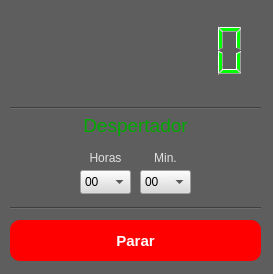
<?xml version="1.0" encoding="UTF-8"?>
<ui version="4.0">
 <class>Form</class>
 <widget class="QWidget" name="Form">
  <property name="geometry">
   <rect>
    <x>0</x>
    <y>0</y>
    <width>273</width>
    <height>274</height>
   </rect>
  </property>
  <property name="windowTitle">
   <string>Relógio - Despertador</string>
  </property>
  <property name="windowIcon">
   <iconset>
    <normaloff>clock.png</normaloff>clock.png</iconset>
  </property>
  <property name="styleSheet">
   <string notr="true">background-color: rgb(94, 94, 94);</string>
  </property>
  <widget class="QLCDNumber" name="lcdNumber">
   <property name="geometry">
    <rect>
     <x>20</x>
     <y>10</y>
     <width>231</width>
     <height>81</height>
    </rect>
   </property>
   <property name="font">
    <font>
     <pointsize>14</pointsize>
    </font>
   </property>
   <property name="styleSheet">
    <string notr="true">color: rgb(0, 255, 0);
</string>
   </property>
   <property name="frameShape">
    <enum>QFrame::NoFrame</enum>
   </property>
   <property name="digitCount">
    <number>8</number>
   </property>
   <property name="segmentStyle">
    <enum>QLCDNumber::Filled</enum>
   </property>
  </widget>
  <widget class="QComboBox" name="cb_horas">
   <property name="geometry">
    <rect>
     <x>80</x>
     <y>170</y>
     <width>51</width>
     <height>24</height>
    </rect>
   </property>
   <property name="styleSheet">
    <string notr="true">background-color: rgb(218, 218, 218);</string>
   </property>
   <item>
    <property name="text">
     <string>00</string>
    </property>
   </item>
   <item>
    <property name="text">
     <string>01</string>
    </property>
   </item>
   <item>
    <property name="text">
     <string>02</string>
    </property>
   </item>
   <item>
    <property name="text">
     <string>03</string>
    </property>
   </item>
   <item>
    <property name="text">
     <string>04</string>
    </property>
   </item>
   <item>
    <property name="text">
     <string>05</string>
    </property>
   </item>
   <item>
    <property name="text">
     <string>06</string>
    </property>
   </item>
   <item>
    <property name="text">
     <string>07</string>
    </property>
   </item>
   <item>
    <property name="text">
     <string>08</string>
    </property>
   </item>
   <item>
    <property name="text">
     <string>09</string>
    </property>
   </item>
   <item>
    <property name="text">
     <string>10</string>
    </property>
   </item>
   <item>
    <property name="text">
     <string>11</string>
    </property>
   </item>
   <item>
    <property name="text">
     <string>12</string>
    </property>
   </item>
   <item>
    <property name="text">
     <string>13</string>
    </property>
   </item>
   <item>
    <property name="text">
     <string>14</string>
    </property>
   </item>
   <item>
    <property name="text">
     <string>15</string>
    </property>
   </item>
   <item>
    <property name="text">
     <string>16</string>
    </property>
   </item>
   <item>
    <property name="text">
     <string>17</string>
    </property>
   </item>
   <item>
    <property name="text">
     <string>18</string>
    </property>
   </item>
   <item>
    <property name="text">
     <string>19</string>
    </property>
   </item>
   <item>
    <property name="text">
     <string>20</string>
    </property>
   </item>
   <item>
    <property name="text">
     <string>21</string>
    </property>
   </item>
   <item>
    <property name="text">
     <string>22</string>
    </property>
   </item>
   <item>
    <property name="text">
     <string>23</string>
    </property>
   </item>
  </widget>
  <widget class="QComboBox" name="cb_minutos">
   <property name="geometry">
    <rect>
     <x>140</x>
     <y>170</y>
     <width>51</width>
     <height>24</height>
    </rect>
   </property>
   <property name="styleSheet">
    <string notr="true">background-color: rgb(218, 218, 218);</string>
   </property>
   <item>
    <property name="text">
     <string>00</string>
    </property>
   </item>
   <item>
    <property name="text">
     <string>01</string>
    </property>
   </item>
   <item>
    <property name="text">
     <string>02</string>
    </property>
   </item>
   <item>
    <property name="text">
     <string>03</string>
    </property>
   </item>
   <item>
    <property name="text">
     <string>04</string>
    </property>
   </item>
   <item>
    <property name="text">
     <string>05</string>
    </property>
   </item>
   <item>
    <property name="text">
     <string>06</string>
    </property>
   </item>
   <item>
    <property name="text">
     <string>07</string>
    </property>
   </item>
   <item>
    <property name="text">
     <string>08</string>
    </property>
   </item>
   <item>
    <property name="text">
     <string>09</string>
    </property>
   </item>
   <item>
    <property name="text">
     <string>10</string>
    </property>
   </item>
   <item>
    <property name="text">
     <string>11</string>
    </property>
   </item>
   <item>
    <property name="text">
     <string>12</string>
    </property>
   </item>
   <item>
    <property name="text">
     <string>13</string>
    </property>
   </item>
   <item>
    <property name="text">
     <string>14</string>
    </property>
   </item>
   <item>
    <property name="text">
     <string>15</string>
    </property>
   </item>
   <item>
    <property name="text">
     <string>16</string>
    </property>
   </item>
   <item>
    <property name="text">
     <string>17</string>
    </property>
   </item>
   <item>
    <property name="text">
     <string>18</string>
    </property>
   </item>
   <item>
    <property name="text">
     <string>19</string>
    </property>
   </item>
   <item>
    <property name="text">
     <string>20</string>
    </property>
   </item>
   <item>
    <property name="text">
     <string>21</string>
    </property>
   </item>
   <item>
    <property name="text">
     <string>22</string>
    </property>
   </item>
   <item>
    <property name="text">
     <string>23</string>
    </property>
   </item>
   <item>
    <property name="text">
     <string>24</string>
    </property>
   </item>
   <item>
    <property name="text">
     <string>25</string>
    </property>
   </item>
   <item>
    <property name="text">
     <string>26</string>
    </property>
   </item>
   <item>
    <property name="text">
     <string>27</string>
    </property>
   </item>
   <item>
    <property name="text">
     <string>28</string>
    </property>
   </item>
   <item>
    <property name="text">
     <string>29</string>
    </property>
   </item>
   <item>
    <property name="text">
     <string>30</string>
    </property>
   </item>
   <item>
    <property name="text">
     <string>31</string>
    </property>
   </item>
   <item>
    <property name="text">
     <string>32</string>
    </property>
   </item>
   <item>
    <property name="text">
     <string>33</string>
    </property>
   </item>
   <item>
    <property name="text">
     <string>34</string>
    </property>
   </item>
   <item>
    <property name="text">
     <string>35</string>
    </property>
   </item>
   <item>
    <property name="text">
     <string>36</string>
    </property>
   </item>
   <item>
    <property name="text">
     <string>37</string>
    </property>
   </item>
   <item>
    <property name="text">
     <string>38</string>
    </property>
   </item>
   <item>
    <property name="text">
     <string>39</string>
    </property>
   </item>
   <item>
    <property name="text">
     <string>40</string>
    </property>
   </item>
   <item>
    <property name="text">
     <string>41</string>
    </property>
   </item>
   <item>
    <property name="text">
     <string>42</string>
    </property>
   </item>
   <item>
    <property name="text">
     <string>43</string>
    </property>
   </item>
   <item>
    <property name="text">
     <string>44</string>
    </property>
   </item>
   <item>
    <property name="text">
     <string>45</string>
    </property>
   </item>
   <item>
    <property name="text">
     <string>46</string>
    </property>
   </item>
   <item>
    <property name="text">
     <string>47</string>
    </property>
   </item>
   <item>
    <property name="text">
     <string>48</string>
    </property>
   </item>
   <item>
    <property name="text">
     <string>49</string>
    </property>
   </item>
   <item>
    <property name="text">
     <string>50</string>
    </property>
   </item>
   <item>
    <property name="text">
     <string>51</string>
    </property>
   </item>
   <item>
    <property name="text">
     <string>52</string>
    </property>
   </item>
   <item>
    <property name="text">
     <string>53</string>
    </property>
   </item>
   <item>
    <property name="text">
     <string>54</string>
    </property>
   </item>
   <item>
    <property name="text">
     <string>55</string>
    </property>
   </item>
   <item>
    <property name="text">
     <string>56</string>
    </property>
   </item>
   <item>
    <property name="text">
     <string>57</string>
    </property>
   </item>
   <item>
    <property name="text">
     <string>58</string>
    </property>
   </item>
   <item>
    <property name="text">
     <string>59</string>
    </property>
   </item>
  </widget>
  <widget class="QLabel" name="label">
   <property name="geometry">
    <rect>
     <x>10</x>
     <y>110</y>
     <width>251</width>
     <height>31</height>
    </rect>
   </property>
   <property name="font">
    <font>
     <pointsize>14</pointsize>
    </font>
   </property>
   <property name="styleSheet">
    <string notr="true">QLabel{
	color: rgb(0, 170, 0);
}</string>
   </property>
   <property name="text">
    <string>Despertador</string>
   </property>
   <property name="alignment">
    <set>Qt::AlignCenter</set>
   </property>
  </widget>
  <widget class="QLabel" name="label_2">
   <property name="geometry">
    <rect>
     <x>80</x>
     <y>150</y>
     <width>51</width>
     <height>16</height>
    </rect>
   </property>
   <property name="styleSheet">
    <string notr="true">color: rgb(225, 225, 225);</string>
   </property>
   <property name="text">
    <string>Horas</string>
   </property>
   <property name="alignment">
    <set>Qt::AlignCenter</set>
   </property>
  </widget>
  <widget class="QLabel" name="label_3">
   <property name="geometry">
    <rect>
     <x>140</x>
     <y>150</y>
     <width>51</width>
     <height>16</height>
    </rect>
   </property>
   <property name="styleSheet">
    <string notr="true">color: rgb(225, 225, 225);</string>
   </property>
   <property name="text">
    <string>Min.</string>
   </property>
   <property name="alignment">
    <set>Qt::AlignCenter</set>
   </property>
  </widget>
  <widget class="Line" name="line">
   <property name="geometry">
    <rect>
     <x>10</x>
     <y>100</y>
     <width>251</width>
     <height>16</height>
    </rect>
   </property>
   <property name="orientation">
    <enum>Qt::Horizontal</enum>
   </property>
  </widget>
  <widget class="Line" name="line_2">
   <property name="geometry">
    <rect>
     <x>10</x>
     <y>200</y>
     <width>251</width>
     <height>16</height>
    </rect>
   </property>
   <property name="orientation">
    <enum>Qt::Horizontal</enum>
   </property>
  </widget>
  <widget class="QPushButton" name="bt_parar">
   <property name="geometry">
    <rect>
     <x>10</x>
     <y>220</y>
     <width>251</width>
     <height>41</height>
    </rect>
   </property>
   <property name="font">
    <font>
     <pointsize>11</pointsize>
     <weight>75</weight>
     <bold>true</bold>
    </font>
   </property>
   <property name="styleSheet">
    <string notr="true">QPushButton{
	
	color: rgb(255, 255, 255);
	background-color: rgb(255, 0, 0);
	border-radius: 10px
}

QPushButton:pressed{	
	
	background-color: rgb(170, 85, 0);
}</string>
   </property>
   <property name="text">
    <string>Parar</string>
   </property>
  </widget>
 </widget>
 <resources/>
 <connections/>
</ui>
